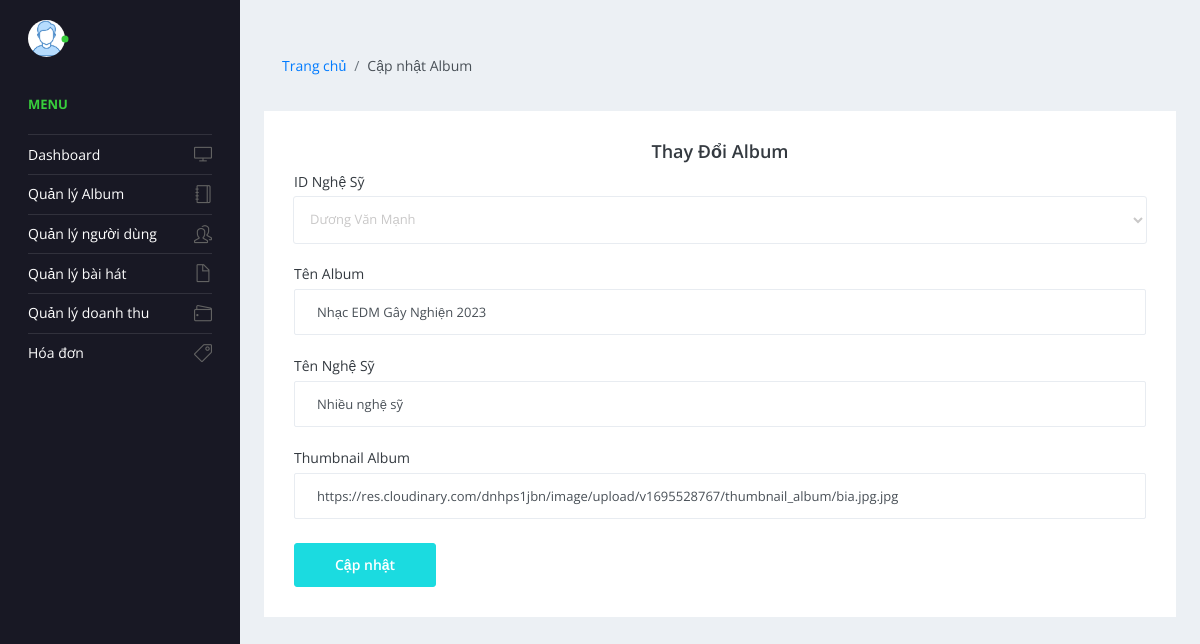
/admin/edit-album.php?id=1 (signed in), run on the app's committed database.
### tables this page shows
CREATE TABLE `album` (
  `album_id` int(11) NOT NULL,
  `artist_id` int(11) DEFAULT NULL,
  `title_album` varchar(1000) DEFAULT NULL,
  `thumbnail_album` varchar(1000) DEFAULT NULL,
  `name_artist` varchar(255) DEFAULT NULL
);

CREATE TABLE `user` (
  `id_user` int(11) NOT NULL,
  `user_name` varchar(255) NOT NULL,
  `account_name` varchar(255) NOT NULL,
  `password` varchar(255) NOT NULL,
  `avatar_link` varchar(1000) DEFAULT 'https://static2.yan.vn/YanNews/2167221/202003/dan-mang-du-trend-thiet-ke-avatar-du-kieu-day-mau-sac-tu-anh-mac-dinh-b0de2bad.jpg',
  `type_account` varchar(255) DEFAULT 'free',
  `role` int(11) DEFAULT 0
);

### admin/edit-album.php (the view, shortened to what this page needs)
<?php
include('../Config/configConnectDB.php');
$id = $_GET['id'];
$sql = "SELECT * FROM album WHERE album_id=$id";
$result = $conn->query($sql);
$row = $result->fetch_assoc();
$sql_artist = "SELECT id_user, user_name FROM user";
$result_artist = $conn->query($sql_artist);
?>
  <!DOCTYPE html>
  <html lang="en">
  <head>
    <link rel="stylesheet" href="vendors/simple-line-icons/css/simple-line-icons.css">
    <link rel="stylesheet" href="vendors/flag-icon-css/css/flag-icon.min.css">
    <link rel="stylesheet" href="vendors/css/vendor.bundle.base.css">
    <link rel="stylesheet" href="vendors/select2/select2.min.css">
    <link rel="stylesheet" href="vendors/select2-bootstrap-theme/select2-bootstrap.min.css">
    <link rel="stylesheet" href="css/style.css" />
  </head>
  <body>
    <div class="container-scroller">
      <div class="container-fluid page-body-wrapper">
        <?php include_once('includes/sidebar.php'); ?>
        <div class="main-panel">
          <div class="content-wrapper">
            <div class="page-header">
              <nav aria-label="breadcrumb">
                <ol class="breadcrumb">
                  <li class="breadcrumb-item"><a href="dashboard.php">Trang chủ</a></li>
                  <li class="breadcrumb-item active" aria-current="page"> Cập nhật Album</li>
                </ol>
              </nav>
            </div>
            <div class="row">
              <div class="col-12 grid-margin stretch-card">
                <div class="card">
                  <div class="card-body">
                    <h4 class="card-title" style="text-align: center;">Thay đổi Album</h4>
                    <form class="forms-sample" method="POST">
                    <div class="form-group">
                            <label>ID Nghệ Sỹ</label>
                            <select name="artist_id" class="form-control" required>
                                <?php while ($artist = $result_artist->fetch_assoc()) { ?>
                                    <option value="<?php echo $artist['id_user']; ?>"
                                        <?php echo $row['artist_id'] == $artist['id_user'] ? 'selected' : ''; ?>>
                                        <?php echo $artist['user_name']; ?>
                                    </option>
                                <?php } ?>
                            </select>
                        </div>
                        <div class="form-group">
                            <label>Tên Album</label>
                            <input type="text" name="title_album" class="form-control" value="<?php echo $row['title_album']; ?>" required>
                        </div>
                        <div class="form-group">
                            <label>Tên Nghệ Sỹ</label>
                            <input type="text" name="name_artist" class="form-control" value="<?php echo $row['name_artist']; ?>" required>
                        </div>
                        <div class="form-group">
                            <label>Thumbnail Album</label>
                            <input type="url" name="thumbnail_album" class="form-control" value="<?php echo $row['thumbnail_album']; ?>" required>
                        </div>
                        <button type="submit" class="btn btn-primary">Cập nhật</button>
                    </form>
                  </div>
                </div>
              </div>
            </div>
          </div>
        </div>
      </div>
    </div>
  </body>
  </html>

### data on the page
album: artist_id "Dương Văn Mạnh", title_album "Nhạc EDM Gây Nghiện 2023", name_artist "Nhiều nghệ sỹ", thumbnail_album "https://res.cloudinary.com/dnhps1jbn/image/upload/v1695528767/thumbnail_album/bia.jpg.jpg"
